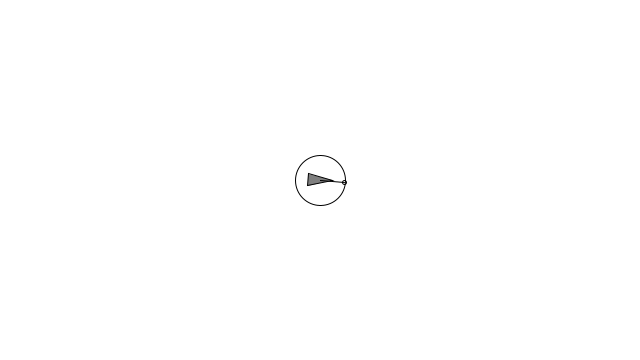
Frame 1 (no input)
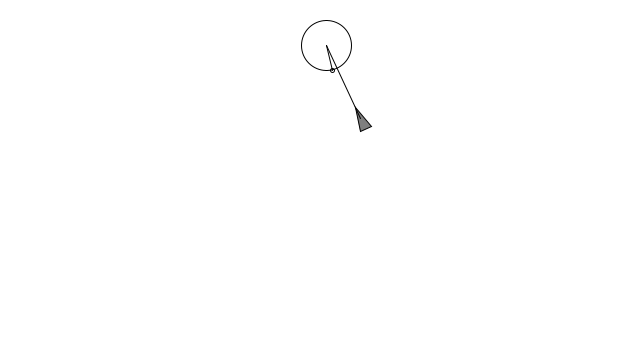
Frame 60 (the mouse pressed at the canvas centre just before this capture)
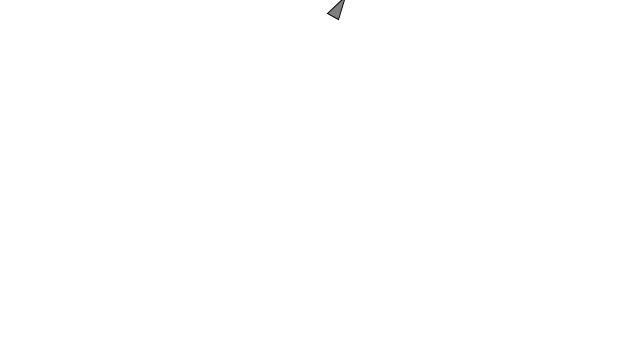
Frame 120 (the mouse held since frame 60 and released just before this capture)

The Processing sketch that drew these frames (run headless with seeded random() and noise(); from frame 60 on, the mouse is pressed at the canvas centre):

// Processing sketch: Debug
// ── Debug.pde
Vehicle v;
boolean debug = true;

void setup() {
  size(640,360);
  v = new Vehicle(width/2, height/2);
}

void draw() {
  
    background(255);
    v.run();
    v.wander();
    v.borders();
}

void mousePressed() {
  debug = !debug;
}
// ── Vehicle.pde
class Vehicle {

  PVector position;
  PVector velocity;
  PVector acceleration;
  
  float wandertheta;
  float r;
  float maxforce;
  float maxspeed;

  Vehicle(float x, float y) {
    r = 3.0;
    position = new PVector(x,y);
    velocity = new PVector(0,0);
    acceleration = new PVector(0,0);
    maxforce = 0.1;
    maxspeed = 2;
  }
  
  void run(){
    update();
    display();
  }
  
  void applyForce(PVector force) {
    acceleration.add(force);
  }
  
  void update() {
    velocity.add(acceleration);
    velocity.limit(maxspeed);
    position.add(velocity);
    acceleration.mult(0);
  }
  
  void seek(PVector target) {
    PVector desired = PVector.sub(target,position);

    desired.normalize();
    desired.mult(maxspeed);

    PVector steer = PVector.sub(desired,velocity);
    steer.limit(maxforce);

    applyForce(steer);
  }

  void display() {
    
    float theta = velocity.heading2D() + radians(90);
    fill(127);
    stroke(0);
    pushMatrix();
    translate(position.x,position.y);
    rotate(theta);
    beginShape(TRIANGLES);
    vertex(0, -r*4);
    vertex(-r*2, r*4);
    vertex(r*2, r*4);
    endShape();
    popMatrix();
  }
  
  
  void wander(){
    float wanderR= 25;
    float wanderD= 80;
    float change = 0.3;
    wandertheta += random(-change,change);
    
    float h =  velocity.heading2D();
    
    PVector circlepos = velocity.get();
    circlepos.normalize();
    circlepos.mult(wanderD);
    circlepos.add(position);
    
    PVector circleOffSet = new PVector(wanderR*cos(wandertheta+h),wanderR*sin(wandertheta+h));
    PVector target = PVector.add(circlepos, circleOffSet);
    seek(target);
    
    if (debug) drawWander(position,circlepos,target,wanderR);
  }
  
  void drawWander(PVector position, PVector circle, PVector target, float rad){
    stroke(0);
    noFill();
    ellipseMode(CENTER);
    ellipse(circle.x,circle.y,rad*2,rad*2);
    ellipse(target.x,target.y,4,4);
    line(position.x,position.y,circle.x,circle.y);
    line(circle.x,circle.y,target.x,target.y);
  }
  
   void borders() {
    if (position.x < -r) position.x = width+r;
    if (position.y < -r) position.y = height+r;
    if (position.x > width+r) position.x = -r;
    if (position.y > height+r) position.y = -r;
  }
  
  
}
